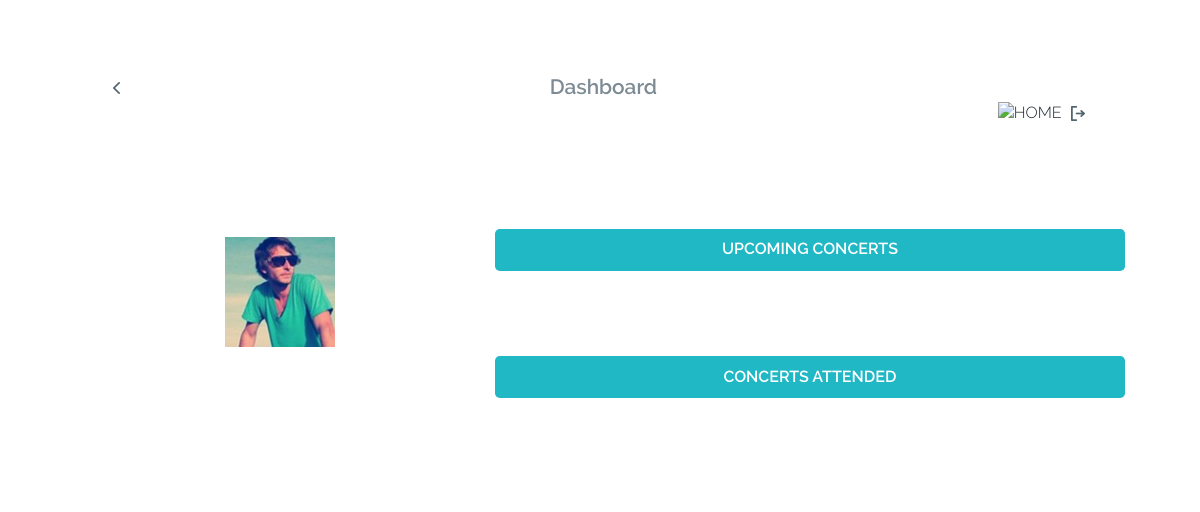
The app's page /SherlPHP/userRatesConcert.php, older data.
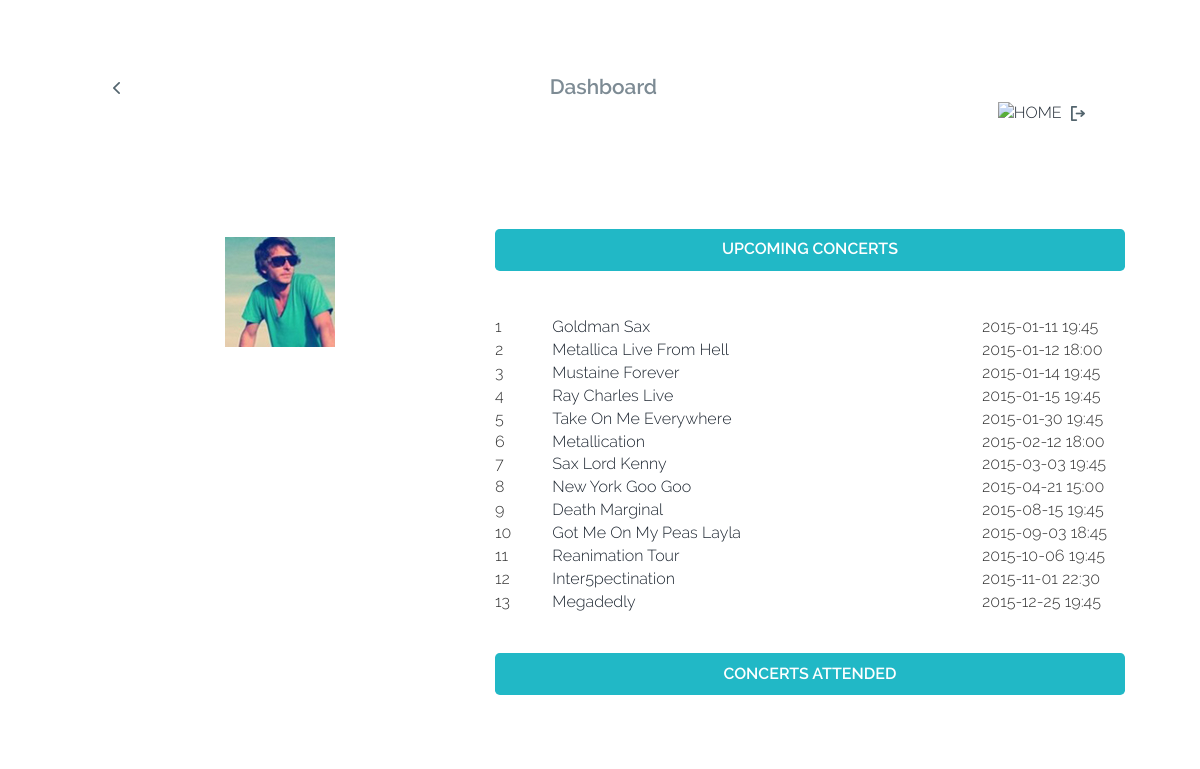
The same page, newer data.
### tables this page shows
CREATE TABLE concert    (   cid INT AUTO_INCREMENT,
                            cname VARCHAR(50) NULL,
                            vid INT NOT NULL,
                            ctime CHAR(16) NOT NULL,   
                            postedtime CHAR(16) NOT NULL,
                            tkturl varchar(64) NULL,
                            cover DECIMAL NOT NULL,
                            PRIMARY KEY (cid),
                            UNIQUE (vid, ctime),
                            FOREIGN KEY (vid) REFERENCES venue(vid)
                        );

### SherlPHP/userRatesConcert.php (the view, shortened to what this page needs)
<!DOCTYPE HTML>
<html >
	<head>
		<link href="css/bootstrap.css" rel='stylesheet' type='text/css' />
		<link href="css/style.css" rel='stylesheet' type='text/css' />
   		<link rel="stylesheet" href="fonts/css/font-awesome.min.css">
	</head>
	<body>
   <?php
require("concert_page_functions.php");
$uname = $_SESSION['name'];
?>
		<div class="container">
			<div class="top-header">
				<link type="text/css" rel="stylesheet" href="css/jquery.mmenu.all.css" />
				<div id="page">
					<div id="header">
						<a href="#menu-left"> </a>
					</div>
			  </div>
				<div class="logo">
					<span>Dashboard </span>
				</div>
				<div style="float:right; width:100px;"> <a href="userHome.php"> <?php echo "<img src='images/user/$uname.jpg' style='width:50px; height:32px;'title='admin' alt='HOME' />"
 ?></a> <a href="logout.php"><img src="images/logout.png"/></a> </div>
				<div class="clearfix"> </div>
			</div>
			<div class="content" style="margin-left:auto; margin-right:auto;   overflow:auto; ">
			  <div class="3-cols" style="float:left; width:39%;  ">
				<div class="user-profile1 text-center" id="div1">
                             <img src="images/01.jpg"/>
                        </div>
			  </div>
					<div class="abc" style="float:right; width:60%">
                        <div class="get-in-touch">
							<a class="p-btn" style="width:100%;text-align:center">Upcoming Concerts</a>
                            <br/><br/>
							  <?php
			include "connectdb.php";
$stmt = $mysqli->stmt_init();
								 $get_n_user_posts_query = " SELECT c.cid,c.cname,c.ctime from concert c where c.ctime>now() order by c.ctime asc";
				if($stmt->prepare($get_n_user_posts_query)) {
					$stmt->execute();
					$stmt->bind_result($cid,$cname,$ctime);
					$i=1;
					echo "<table border='0' width='100%'>";
					while($stmt->fetch()){
							echo "<tr>";
							echo"	<td width='80px'>$i</td><td width='600px'><a onMouseOver='newContent($cid)'>$cname</a></td><td width='200px'>$ctime</td>";
							echo "</tr>";
							$i++;
						}
				}echo "</table>";
?>
                        </div>
                        <div class="get-in-touch">
							<a class="p-btn" style="width:100%;text-align:center">Concerts Attended</a>
                            <br/><br/>
                        </div>
			  </div>
	</body>
</html>

Row changes from the older to the newer data that the page shows:
added concert: cname "Goldman Sax", ctime "2015-01-11 19:45"
added concert: cname "Metallica Live From Hell", ctime "2015-01-12 18:00"
added concert: cname "Mustaine Forever", ctime "2015-01-14 19:45"
added concert: cname "Ray Charles Live", ctime "2015-01-15 19:45"
added concert: cname "Take On Me Everywhere", ctime "2015-01-30 19:45"
added concert: cname "Metallication", ctime "2015-02-12 18:00"
added concert: cname "Sax Lord Kenny", ctime "2015-03-03 19:45"
added concert: cname "New York Goo Goo", ctime "2015-04-21 15:00"
added concert: cname "Death Marginal", ctime "2015-08-15 19:45"
added concert: cname "Got Me On My Peas Layla", ctime "2015-09-03 18:45"
added concert: cname "Reanimation Tour", ctime "2015-10-06 19:45"
added concert: cname "Inter5pectination", ctime "2015-11-01 22:30"
added concert: cname "Megadedly", ctime "2015-12-25 19:45"
